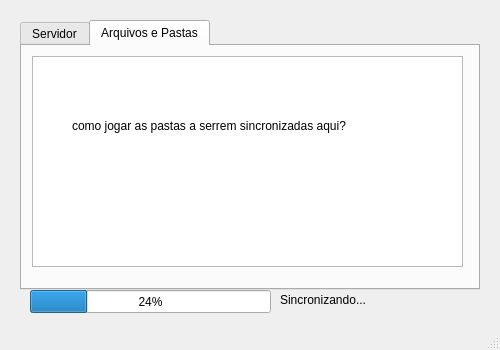
<?xml version="1.0" encoding="UTF-8"?>
<ui version="4.0">
 <class>Configuracao</class>
 <widget class="QMainWindow" name="Configuracao">
  <property name="windowModality">
   <enum>Qt::NonModal</enum>
  </property>
  <property name="geometry">
   <rect>
    <x>0</x>
    <y>0</y>
    <width>500</width>
    <height>350</height>
   </rect>
  </property>
  <property name="minimumSize">
   <size>
    <width>500</width>
    <height>350</height>
   </size>
  </property>
  <property name="maximumSize">
   <size>
    <width>500</width>
    <height>350</height>
   </size>
  </property>
  <property name="windowTitle">
   <string>MainWindow</string>
  </property>
  <widget class="QWidget" name="centralwidget">
   <widget class="QTabWidget" name="tabWidget">
    <property name="geometry">
     <rect>
      <x>20</x>
      <y>20</y>
      <width>460</width>
      <height>270</height>
     </rect>
    </property>
    <property name="minimumSize">
     <size>
      <width>460</width>
      <height>270</height>
     </size>
    </property>
    <property name="maximumSize">
     <size>
      <width>460</width>
      <height>270</height>
     </size>
    </property>
    <property name="currentIndex">
     <number>1</number>
    </property>
    <widget class="QWidget" name="tab">
     <attribute name="title">
      <string>Servidor</string>
     </attribute>
     <widget class="QPushButton" name="pushButton">
      <property name="geometry">
       <rect>
        <x>20</x>
        <y>190</y>
        <width>151</width>
        <height>30</height>
       </rect>
      </property>
      <property name="text">
       <string>testar conexão</string>
      </property>
     </widget>
     <widget class="QCheckBox" name="ckbGravar">
      <property name="geometry">
       <rect>
        <x>320</x>
        <y>80</y>
        <width>96</width>
        <height>25</height>
       </rect>
      </property>
      <property name="text">
       <string>gravar</string>
      </property>
     </widget>
     <widget class="QWidget" name="">
      <property name="geometry">
       <rect>
        <x>20</x>
        <y>20</y>
        <width>258</width>
        <height>32</height>
       </rect>
      </property>
      <layout class="QHBoxLayout" name="horizontalLayout">
       <item>
        <widget class="QLabel" name="label">
         <property name="minimumSize">
          <size>
           <width>50</width>
           <height>20</height>
          </size>
         </property>
         <property name="maximumSize">
          <size>
           <width>50</width>
           <height>20</height>
          </size>
         </property>
         <property name="text">
          <string>Host</string>
         </property>
        </widget>
       </item>
       <item>
        <widget class="QLineEdit" name="edtHost">
         <property name="minimumSize">
          <size>
           <width>200</width>
           <height>30</height>
          </size>
         </property>
         <property name="maximumSize">
          <size>
           <width>200</width>
           <height>30</height>
          </size>
         </property>
         <property name="autoFillBackground">
          <bool>true</bool>
         </property>
        </widget>
       </item>
      </layout>
     </widget>
     <widget class="QWidget" name="">
      <property name="geometry">
       <rect>
        <x>20</x>
        <y>70</y>
        <width>258</width>
        <height>32</height>
       </rect>
      </property>
      <layout class="QHBoxLayout" name="horizontalLayout_2">
       <item>
        <widget class="QLabel" name="label_2">
         <property name="minimumSize">
          <size>
           <width>50</width>
           <height>20</height>
          </size>
         </property>
         <property name="maximumSize">
          <size>
           <width>50</width>
           <height>20</height>
          </size>
         </property>
         <property name="text">
          <string>User</string>
         </property>
        </widget>
       </item>
       <item>
        <widget class="QLineEdit" name="edtUser">
         <property name="minimumSize">
          <size>
           <width>200</width>
           <height>30</height>
          </size>
         </property>
         <property name="maximumSize">
          <size>
           <width>200</width>
           <height>30</height>
          </size>
         </property>
         <property name="autoFillBackground">
          <bool>true</bool>
         </property>
        </widget>
       </item>
      </layout>
     </widget>
     <widget class="QWidget" name="">
      <property name="geometry">
       <rect>
        <x>20</x>
        <y>120</y>
        <width>258</width>
        <height>32</height>
       </rect>
      </property>
      <layout class="QHBoxLayout" name="horizontalLayout_3">
       <item>
        <widget class="QLabel" name="label_3">
         <property name="minimumSize">
          <size>
           <width>50</width>
           <height>20</height>
          </size>
         </property>
         <property name="maximumSize">
          <size>
           <width>50</width>
           <height>20</height>
          </size>
         </property>
         <property name="text">
          <string>Passwd</string>
         </property>
        </widget>
       </item>
       <item>
        <widget class="QLineEdit" name="edtPass">
         <property name="minimumSize">
          <size>
           <width>200</width>
           <height>30</height>
          </size>
         </property>
         <property name="maximumSize">
          <size>
           <width>200</width>
           <height>30</height>
          </size>
         </property>
         <property name="autoFillBackground">
          <bool>true</bool>
         </property>
        </widget>
       </item>
      </layout>
     </widget>
     <widget class="QWidget" name="">
      <property name="geometry">
       <rect>
        <x>320</x>
        <y>20</y>
        <width>108</width>
        <height>32</height>
       </rect>
      </property>
      <layout class="QHBoxLayout" name="horizontalLayout_4">
       <item>
        <widget class="QLabel" name="label_4">
         <property name="minimumSize">
          <size>
           <width>50</width>
           <height>20</height>
          </size>
         </property>
         <property name="maximumSize">
          <size>
           <width>50</width>
           <height>20</height>
          </size>
         </property>
         <property name="text">
          <string>port</string>
         </property>
        </widget>
       </item>
       <item>
        <widget class="QLineEdit" name="edtPort">
         <property name="minimumSize">
          <size>
           <width>50</width>
           <height>30</height>
          </size>
         </property>
         <property name="maximumSize">
          <size>
           <width>50</width>
           <height>30</height>
          </size>
         </property>
         <property name="autoFillBackground">
          <bool>true</bool>
         </property>
        </widget>
       </item>
      </layout>
     </widget>
    </widget>
    <widget class="QWidget" name="tab_2">
     <attribute name="title">
      <string>Arquivos e Pastas</string>
     </attribute>
     <widget class="QTreeView" name="treeView">
      <property name="geometry">
       <rect>
        <x>10</x>
        <y>10</y>
        <width>431</width>
        <height>211</height>
       </rect>
      </property>
      <property name="acceptDrops">
       <bool>true</bool>
      </property>
      <property name="autoFillBackground">
       <bool>true</bool>
      </property>
     </widget>
     <widget class="QLabel" name="label_6">
      <property name="geometry">
       <rect>
        <x>50</x>
        <y>70</y>
        <width>361</width>
        <height>20</height>
       </rect>
      </property>
      <property name="text">
       <string>como jogar as pastas a serrem sincronizadas aqui?</string>
      </property>
     </widget>
    </widget>
   </widget>
   <widget class="QProgressBar" name="progressBar">
    <property name="geometry">
     <rect>
      <x>30</x>
      <y>290</y>
      <width>241</width>
      <height>23</height>
     </rect>
    </property>
    <property name="value">
     <number>24</number>
    </property>
   </widget>
   <widget class="QLabel" name="label_5">
    <property name="geometry">
     <rect>
      <x>280</x>
      <y>290</y>
      <width>121</width>
      <height>20</height>
     </rect>
    </property>
    <property name="text">
     <string>Sincronizando...</string>
    </property>
   </widget>
  </widget>
  <widget class="QStatusBar" name="statusbar"/>
 </widget>
 <resources/>
 <connections/>
</ui>
